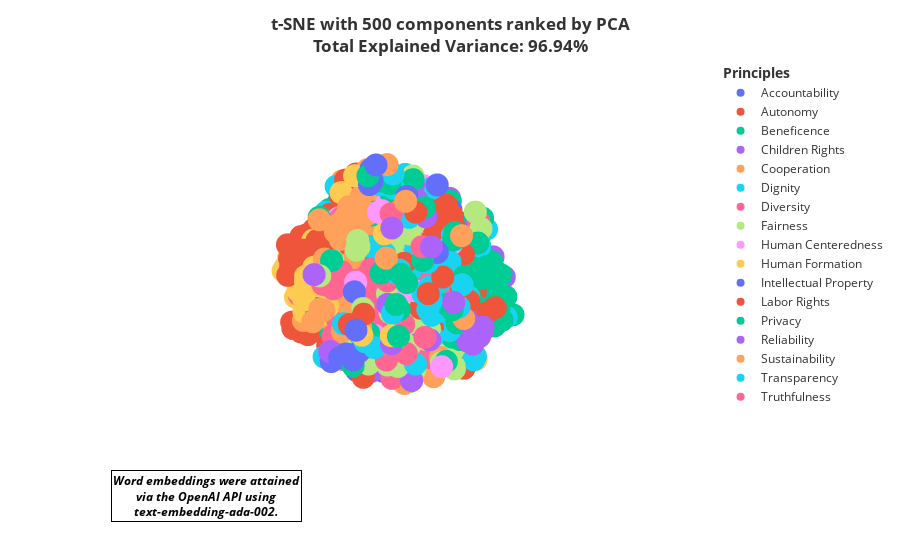

The notebook cell this image was saved under:
### Markdown cell above
# Embedding Analysis

Return to the [index](https://github.com/Nkluge-correa/worldwide_AI-ethics).

Use this notebook to create the 3D scatter plot of the principles in the WAIE dataset.

> Note: The embedding vectors were generated via OpenAI's [`text-embedding-ada-002`](https://platform.openai.com/docs/guides/embeddings/what-are-embeddings) API.

### Code cell
from sklearn.decomposition import PCA
from sklearn.manifold import TSNE
import plotly.express as px
import pandas as pd
import numpy as np
import textwrap

df = pd.read_parquet('data/embeddings_dataset.parquet')

# Number of components to keep during PCA
pca_n_components = 500

# Perplexity and number of iterations for t-SNE
perplexity = 50
number_of_iterations = 1_000

# Learning rate for t-SNE
learning_rate=10

# Color to use for the plot
color = 'principles' # 'principles', 'document_regulation', 'institution_type', 'world_region', 'country'

# Transform the values of our `df.embeddings` column into a 2D numpy array where each row corresponds to an embedding vector.
X = np.squeeze(np.transpose(np.dstack(df.embeddings.values)))

# Perform PCA on the embeddings
pca = PCA(n_components=pca_n_components)
pca_result = pca.fit_transform(X)

# Perform t-SNE on the embeddings
tsne = TSNE(n_components=3, 
    verbose=1, 
    perplexity=perplexity, 
    n_iter=number_of_iterations, 
    learning_rate=learning_rate
)
tsne_results = tsne.fit_transform(pca_result)

# Create a new dataframe with the t-SNE results
tsne_df = pd.DataFrame(tsne_results, columns=['tsne_1', 'tsne_2', 'tsne_3'] )
tsne_df = pd.concat([tsne_df, df], axis=1)
tsne_df.columns= ['tsne_1', 'tsne_2', 'tsne_3'] + df.columns.tolist()

# Plot the t-SNE results as a 3D scatter plot
fig = px.scatter_3d(
    tsne_df, x='tsne_1', y='tsne_2', z='tsne_3', color=color,
    labels={color: "<b>" + color.replace('_', ' ').title() + "</b>"},
    hover_data={'tsne_1': False, 
                'tsne_2':False,
                'tsne_3':False,
                color:False,
                '<b>Document ID </b>': [" <i>" + textwrap.fill(x, width=80).replace('\n', '<br>') \
                    + "</i>" for x in tsne_df['documents_ids']],
                '<b>Year of Publication </b>': " " + tsne_df['year_of_publication'],
                '<b>Reguation Type </b>': " " + tsne_df['document_regulation'],
                '<b>Institution Type </b>': " " + tsne_df['institution_type'],
                '<b>World Region </b>': " " + tsne_df['world_region'],
                '<b>Country </b>': " " + tsne_df['country'],
                '<b>Principle </b>': " " + tsne_df['principles'],
                '<b>Description </b>': [" <i>" + textwrap.fill(x, width=80).replace('\n', '<br>') \
                    + "</i>" for x in tsne_df['text']] , 
            }
)

fig.update_layout(template='ggplot2',
                  title=f'<b>t-SNE with {pca_n_components if X.shape[0] > pca_n_components else int(X.shape[0]/2)} \
components ranked by PCA<br>Total Explained Variance: {pca.explained_variance_ratio_.sum() * 100:.2f}%</b>',
                  title_x=0.5,
                  scene=dict(
                    xaxis=dict(showticklabels=False, visible=False),
                    yaxis=dict(showticklabels=False, visible=False),
                    zaxis=dict(showticklabels=False, visible=False),
                  ))
fig.update_xaxes(showticklabels=False)
fig.update_yaxes(showticklabels=False)

fig.add_annotation(dict(font=dict(color='black',size=12),
                                        x=0.05,
                                        y=-0.1,
                                        showarrow=False,
                                        text="<b><i>Word embeddings were attained<br>via the OpenAI API using<br>text-embedding-ada-002.</b></i>",
                                        textangle=0,
                                        xanchor='left',
                                        xref="paper",
                                        yref="paper",
                                        bordercolor='black',
                                        borderwidth=1,
                                        bgcolor="white"))

fig.show()
#fig.write_html("data/tsne.html")
